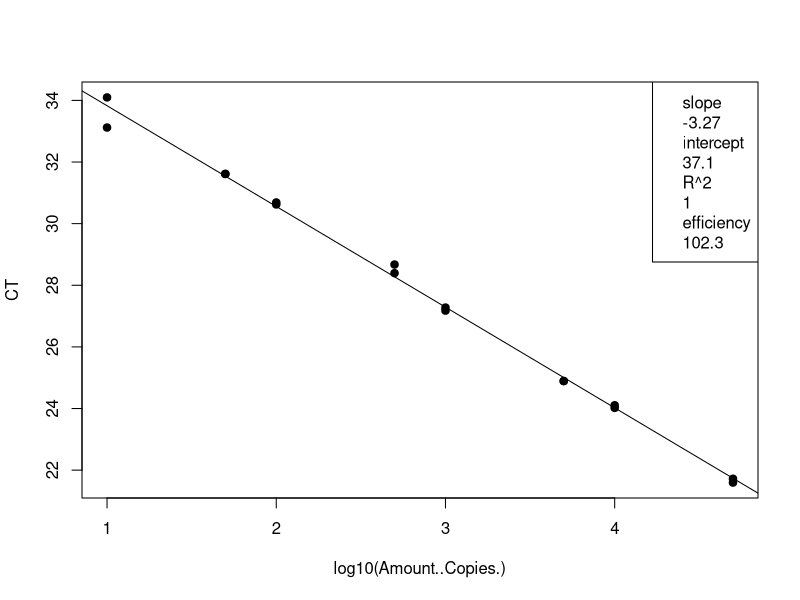
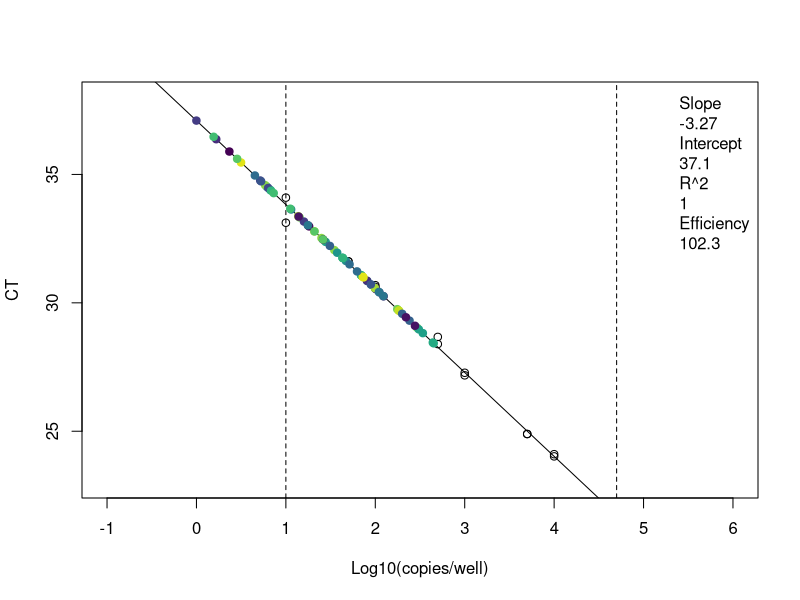
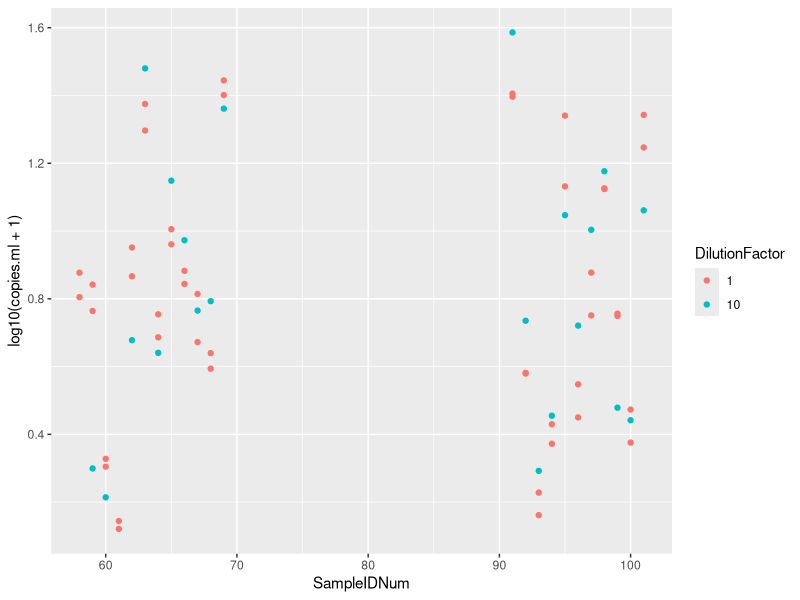

These charts were generated, in order, by the following R code:
## ---- chunk 1
knitr::opts_chunk$set(echo = TRUE)

## ---- chunk 2
# clear the workspace
rm(list=ls())

# load the data (note data file must be in this repository)
data <- read.csv("Plate3_E.coli_qPCRConversion.csv")
## ---- chunk 3
# linear regression of standard curve
standards = subset(data, Name == "STANDARD")
standardCurve <- lm(CT ~ log10(Amount..Copies.), data = standards)

# save the line info
standard_slope = standardCurve$coefficients[2]
standard_intercept = standardCurve$coefficients[1]
R2 = summary(standardCurve)$r.squared
efficiency =  (10^(-1/standardCurve$coefficients[2])-1)*100

# plot standards and best fit line
standardCurvePlot <- plot(CT ~ log10(Amount..Copies.), data = standards, pch=19) 
abline(coef(standardCurve)) 
legend("topright", legend = c(paste= "slope", round(standard_slope, 2), paste= "intercept", round(standard_intercept, 2), paste= "R^2", round(R2, 2), paste = "efficiency", round(efficiency, 1)))
## ---- chunk 4
# data set of unknowns including info on standard curve
unknowns = subset(data, Name == "UNKNOWN")

# add new columns to the data table
unknowns$plate_num = 3 # note:change to the actual plate number
unknowns$standard_slope = standard_slope
unknowns$standard_intercept = standard_intercept
unknowns$R2 = R2
unknowns$efficiency = efficiency
  
# add a new column that interpolates copies/well from Ct for the unknowns
unknowns$log.copies.well = (unknowns$CT - standard_intercept)/standard_slope
unknowns$copies.well = 10^unknowns$log.copies.well

# copies/ul extract accounting for dilution factor
vol.well = 3 # note:change to qPCR template volume in ul
unknowns$vol.well = vol.well
unknowns$copies.ul = ((unknowns$copies.well/vol.well)*unknowns$DilutionFactor)

# copies/extraction
vol.elution = 110 #note:change to DNA extraction elution volume in ul
unknowns$vol.elution = vol.elution
unknowns$copies.extraction = (unknowns$copies.ul*vol.elution)

# copies/ml #Volume is volume of sample filtered in mL
unknowns$copies.ml = (unknowns$copies.extraction/unknowns$Volume)
## ---- chunk 5
# set up the color palette
library(viridis)
unknowns$SampleIDNum = as.factor(as.character(unknowns$SampleIDNum)) # change to factor for colors
Colors = viridis(n=nlevels(unknowns$SampleIDNum)) # set the color levels to call on later

# check the range and adjust the limits in plot
range(unknowns$CT, na.rm=T) # y limits
range(unknowns$log.copies.well, na.rm =T) # x limits

# plot the standard curve again
standardCurvePlot <- plot(CT ~ log10(Amount..Copies.), data = standards,
                          xlim = c(-1,6), ylim = c(23,38),
                          xlab = "Log10(copies/well)",
                          ylab = "CT") 

# add boundaries and standard line
abline(v=log10(10), lty=2)
abline(v=log10(50000), lty=2)
abline(coef(standardCurve)) 

# add the sample data
standardCurvePlot <- points(CT ~ log.copies.well, data = unknowns, pch=19, 
                            col = Colors[unknowns$SampleIDNum])
legend("topright", inset = 0.002, box.lty=0, legend=c(paste= "Slope", round(standardCurve$coefficients[2], 2), 
                                                      paste= "Intercept", round(standardCurve$coefficients[1], 2), 
                                                      paste= "R^2", round(summary(standardCurve)$r.squared, 2),
                                                      paste = "Efficiency", round((10^(-1/standardCurve$coefficients[2])-1)*100, 1)))

## ---- chunk 6
# make a plot that compares the diluted to undiluted replicates for each sample including dilution factor
library("ggplot2")
unknowns$SampleIDNum <- as.numeric(as.character(unknowns$SampleIDNum)) # change to numeric
unknowns$DilutionFactor <- as.factor(as.character(unknowns$DilutionFactor)) # change to factor
qplot(SampleIDNum,log10(copies.ml+1), data=unknowns, col=DilutionFactor)
## ---- chunk 7
# write csv file
write.csv(unknowns, file = "Plate3_E.coli_ConvertedData.csv", row.names=FALSE, na="")

# average the replicates (if not strongly inhibited) and make a new file
library(dplyr)
data.average = unknowns %>% group_by(SampleIDNum) %>% summarise(copies.ml = mean(copies.ml, na.rm = T))
write.csv(data.average, file = "Plate3_E.coli_Averaged.csv", row.names=FALSE, na="")
